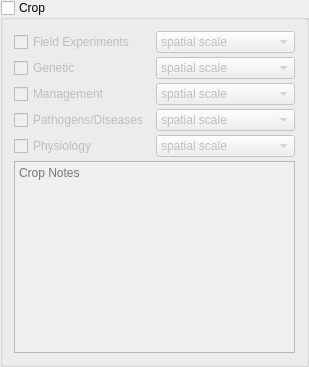
            <widget class="QGroupBox" name="gbDatasetDataTypesCrop">
             <property name="sizePolicy">
              <sizepolicy hsizetype="Preferred" vsizetype="Preferred">
               <horstretch>0</horstretch>
               <verstretch>0</verstretch>
              </sizepolicy>
             </property>
             <property name="title">
              <string>Crop</string>
             </property>
             <property name="checkable">
              <bool>true</bool>
             </property>
             <property name="checked">
              <bool>false</bool>
             </property>
             <layout class="QGridLayout" name="gridLayout1">
              <property name="horizontalSpacing">
               <number>-1</number>
              </property>
              <property name="verticalSpacing">
               <number>4</number>
              </property>
              <item row="2" column="1">
               <widget class="QComboBox" name="cbDatasetSpatialScaleCropMgmt">
                <item>
                 <property name="text">
                  <string>spatial scale</string>
                 </property>
                </item>
                <item>
                 <property name="text">
                  <string>Molecular</string>
                 </property>
                </item>
                <item>
                 <property name="text">
                  <string>Cellular</string>
                 </property>
                </item>
                <item>
                 <property name="text">
                  <string>Organ</string>
                 </property>
                </item>
                <item>
                 <property name="text">
                  <string>Whole Plant</string>
                 </property>
                </item>
                <item>
                 <property name="text">
                  <string>Field</string>
                 </property>
                </item>
                <item>
                 <property name="text">
                  <string>Farm</string>
                 </property>
                </item>
                <item>
                 <property name="text">
                  <string>Administrative Area</string>
                 </property>
                </item>
                <item>
                 <property name="text">
                  <string>National</string>
                 </property>
                </item>
                <item>
                 <property name="text">
                  <string>International Region</string>
                 </property>
                </item>
                <item>
                 <property name="text">
                  <string>Global</string>
                 </property>
                </item>
               </widget>
              </item>
              <item row="0" column="1">
               <widget class="QComboBox" name="cbDatasetSpatialScaleCropFieldExperiments">
                <item>
                 <property name="text">
                  <string>spatial scale</string>
                 </property>
                </item>
                <item>
                 <property name="text">
                  <string>Molecular</string>
                 </property>
                </item>
                <item>
                 <property name="text">
                  <string>Cellular</string>
                 </property>
                </item>
                <item>
                 <property name="text">
                  <string>Organ</string>
                 </property>
                </item>
                <item>
                 <property name="text">
                  <string>Whole Plant</string>
                 </property>
                </item>
                <item>
                 <property name="text">
                  <string>Field</string>
                 </property>
                </item>
                <item>
                 <property name="text">
                  <string>Farm</string>
                 </property>
                </item>
                <item>
                 <property name="text">
                  <string>Administrative Area</string>
                 </property>
                </item>
                <item>
                 <property name="text">
                  <string>National</string>
                 </property>
                </item>
                <item>
                 <property name="text">
                  <string>International Region</string>
                 </property>
                </item>
                <item>
                 <property name="text">
                  <string>Global</string>
                 </property>
                </item>
               </widget>
              </item>
              <item row="2" column="0">
               <widget class="QCheckBox" name="chbxDatasetDataTypesCropMgmt">
                <property name="text">
                 <string>Management</string>
                </property>
               </widget>
              </item>
              <item row="3" column="0">
               <widget class="QCheckBox" name="chbxDatasetDataTypesCropPathogens">
                <property name="text">
                 <string>Pathogens/Diseases</string>
                </property>
               </widget>
              </item>
              <item row="0" column="0">
               <widget class="QCheckBox" name="chbxDatasetDataTypesCropFieldExperiments">
                <property name="text">
                 <string>Field Experiments</string>
                </property>
               </widget>
              </item>
              <item row="4" column="0">
               <widget class="QCheckBox" name="chbxDatasetDataTypesCropPhysiology">
                <property name="text">
                 <string>Physiology</string>
                </property>
               </widget>
              </item>
              <item row="1" column="0">
               <widget class="QCheckBox" name="chbxDatasetDataTypesCropGenetic">
                <property name="text">
                 <string>Genetic</string>
                </property>
               </widget>
              </item>
              <item row="1" column="1">
               <widget class="QComboBox" name="cbDatasetSpatialScaleCropGenetic">
                <item>
                 <property name="text">
                  <string>spatial scale</string>
                 </property>
                </item>
                <item>
                 <property name="text">
                  <string>Molecular</string>
                 </property>
                </item>
                <item>
                 <property name="text">
                  <string>Cellular</string>
                 </property>
                </item>
                <item>
                 <property name="text">
                  <string>Organ</string>
                 </property>
                </item>
                <item>
                 <property name="text">
                  <string>Whole Plant</string>
                 </property>
                </item>
                <item>
                 <property name="text">
                  <string>Field</string>
                 </property>
                </item>
                <item>
                 <property name="text">
                  <string>Farm</string>
                 </property>
                </item>
                <item>
                 <property name="text">
                  <string>Administrative Area</string>
                 </property>
                </item>
                <item>
                 <property name="text">
                  <string>National</string>
                 </property>
                </item>
                <item>
                 <property name="text">
                  <string>International Region</string>
                 </property>
                </item>
                <item>
                 <property name="text">
                  <string>Global</string>
                 </property>
                </item>
               </widget>
              </item>
              <item row="4" column="1">
               <widget class="QComboBox" name="cbDatasetSpatialScaleCropPhysiology">
                <item>
                 <property name="text">
                  <string>spatial scale</string>
                 </property>
                </item>
                <item>
                 <property name="text">
                  <string>Molecular</string>
                 </property>
                </item>
                <item>
                 <property name="text">
                  <string>Cellular</string>
                 </property>
                </item>
                <item>
                 <property name="text">
                  <string>Organ</string>
                 </property>
                </item>
                <item>
                 <property name="text">
                  <string>Whole Plant</string>
                 </property>
                </item>
                <item>
                 <property name="text">
                  <string>Field</string>
                 </property>
                </item>
                <item>
                 <property name="text">
                  <string>Farm</string>
                 </property>
                </item>
                <item>
                 <property name="text">
                  <string>Administrative Area</string>
                 </property>
                </item>
                <item>
                 <property name="text">
                  <string>National</string>
                 </property>
                </item>
                <item>
                 <property name="text">
                  <string>International Region</string>
                 </property>
                </item>
                <item>
                 <property name="text">
                  <string>Global</string>
                 </property>
                </item>
               </widget>
              </item>
              <item row="3" column="1">
               <widget class="QComboBox" name="cbDatasetSpatialScaleCropPathogens">
                <item>
                 <property name="text">
                  <string>spatial scale</string>
                 </property>
                </item>
                <item>
                 <property name="text">
                  <string>Molecular</string>
                 </property>
                </item>
                <item>
                 <property name="text">
                  <string>Cellular</string>
                 </property>
                </item>
                <item>
                 <property name="text">
                  <string>Organ</string>
                 </property>
                </item>
                <item>
                 <property name="text">
                  <string>Whole Plant</string>
                 </property>
                </item>
                <item>
                 <property name="text">
                  <string>Field</string>
                 </property>
                </item>
                <item>
                 <property name="text">
                  <string>Farm</string>
                 </property>
                </item>
                <item>
                 <property name="text">
                  <string>Administrative Area</string>
                 </property>
                </item>
                <item>
                 <property name="text">
                  <string>National</string>
                 </property>
                </item>
                <item>
                 <property name="text">
                  <string>International Region</string>
                 </property>
                </item>
                <item>
                 <property name="text">
                  <string>Global</string>
                 </property>
                </item>
               </widget>
              </item>
              <item row="5" column="0" colspan="2">
               <widget class="QTextEdit" name="tedDatasetCropNotes">
                <property name="documentTitle">
                 <string>Crop Notes</string>
                </property>
                <property name="placeholderText">
                 <string>Crop Notes</string>
                </property>
               </widget>
              </item>
             </layout>
            </widget>
